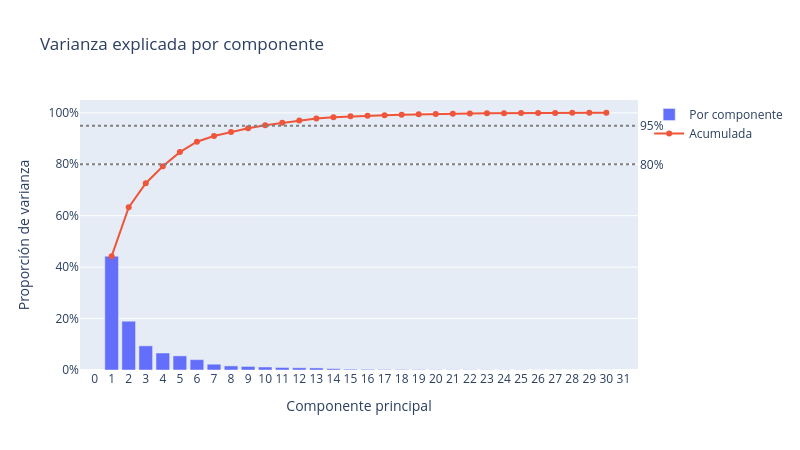

The notebook cell saved with this chart:
### Markdown cell above
---
# 6️⃣ ¿Cuántos componentes me quedo?

Con 2 o 3 variables es fácil. Con muchas, usamos el **scree plot** (*scree* = las piedras que caen al pie de una montaña): barras con la varianza de cada componente y una línea con la **varianza acumulada**.

Usamos el dataset de **cáncer de mama** de Wisconsin (`load_breast_cancer`): **569 tumores** descritos por **30 medidas** de sus células (radio, textura, perímetro, área, suavidad…, cada una en promedio, error y peor valor).

### Code cell
from sklearn.datasets import load_breast_cancer

cancer = load_breast_cancer(as_frame=True)
X_cancer = StandardScaler().fit_transform(cancer.data)
print(f"{X_cancer.shape[0]} tumores × {X_cancer.shape[1]} variables")

pca_cancer = PCA().fit(X_cancer)
plot_varianza_explicada(pca_cancer)

### Figure 1 — Plotly figure (JSON) as saved in the notebook; plotly's stock layout.template omitted (floating-point values rounded to 4 significant figures)
{"data": [{"name": "Por componente", "type": "bar", "x": [1, 2, 3, 4, 5, 6, 7, 8, 9, 10, 11, 12, 13, 14, 15, 16, 17, 18, 19, 20, 21, 22, 23, 24, 25, 26, 27, 28, 29, 30], "y": [0.4427, 0.1897, 0.09393, 0.06602, 0.05496, 0.04025, 0.02251, 0.01589, 0.0139, 0.01169, 0.009797, 0.008705, 0.008045, 0.005234, 0.003138, 0.002662, 0.00198, 0.001754, 0.001649, 0.001039, 0.0009991, 0.0009146, 0.0008114, 0.0006018, 0.000516, 0.0002726, 0.00023, 5.298e-05, 2.496e-05, 4.435e-06]}, {"mode": "lines+markers", "name": "Acumulada", "type": "scatter", "x": [1, 2, 3, 4, 5, 6, 7, 8, 9, 10, 11, 12, 13, 14, 15, 16, 17, 18, 19, 20, 21, 22, 23, 24, 25, 26, 27, 28, 29, 30], "y": [0.4427, 0.6324, 0.7264, 0.7924, 0.8473, 0.8876, 0.9101, 0.926, 0.9399, 0.9516, 0.9614, 0.9701, 0.9781, 0.9834, 0.9865, 0.9892, 0.9911, 0.9929, 0.9945, 0.9956, 0.9966, 0.9975, 0.9983, 0.9989, 0.9994, 0.9997, 0.9999, 1.0, 1.0, 1.0]}], "layout": {"annotations": [{"showarrow": false, "text": "80%", "x": 1, "xanchor": "left", "xref": "x domain", "y": 0.8, "yanchor": "middle", "yref": "y"}, {"showarrow": false, "text": "95%", "x": 1, "xanchor": "left", "xref": "x domain", "y": 0.95, "yanchor": "middle", "yref": "y"}], "height": 450, "shapes": [{"line": {"color": "gray", "dash": "dot"}, "type": "line", "x0": 0, "x1": 1, "xref": "x domain", "y0": 0.8, "y1": 0.8, "yref": "y"}, {"line": {"color": "gray", "dash": "dot"}, "type": "line", "x0": 0, "x1": 1, "xref": "x domain", "y0": 0.95, "y1": 0.95, "yref": "y"}], "title": {"text": "Varianza explicada por componente"}, "width": 800, "xaxis": {"dtick": 1, "title": {"text": "Componente principal"}}, "yaxis": {"range": [0, 1.05], "tickformat": ".0%", "title": {"text": "Proporción de varianza"}}}}
